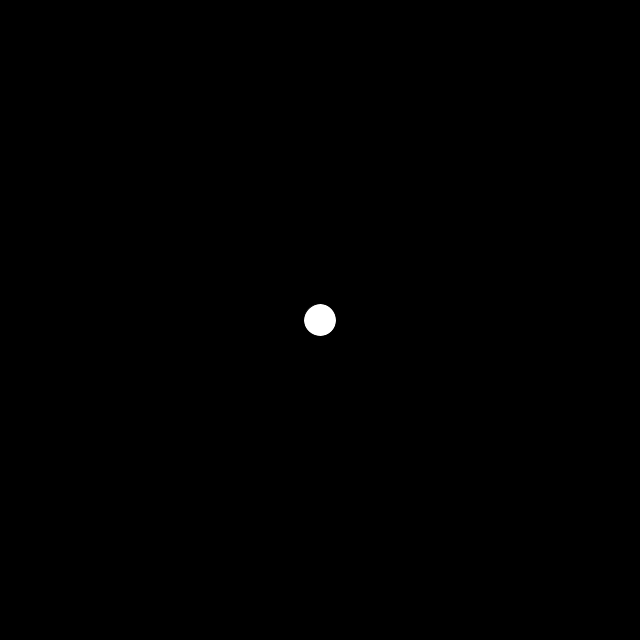
Frame 1 (no input)
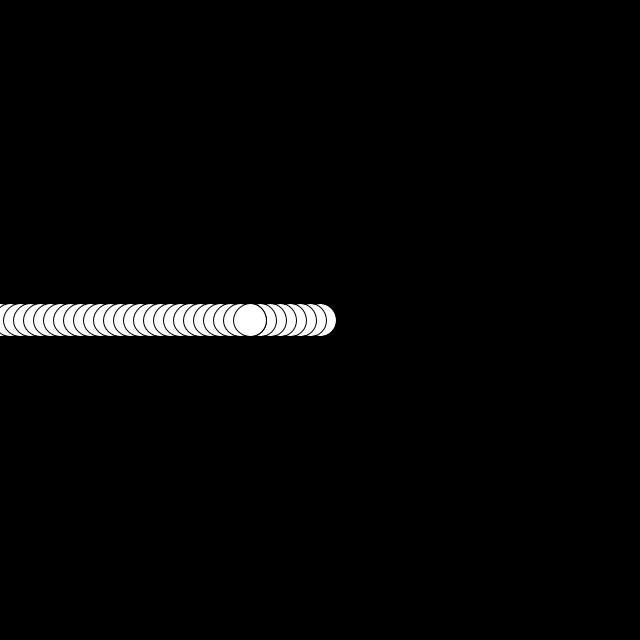
Frame 60 (the mouse pressed at the canvas centre just before this capture)
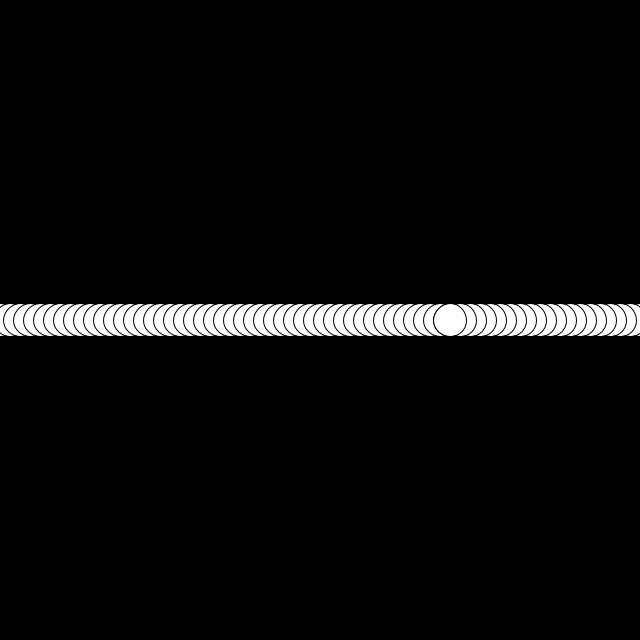
Frame 120 (the mouse held since frame 60 and released just before this capture)

The Processing sketch that drew these frames (run headless with seeded random() and noise(); from frame 60 on, the mouse is pressed at the canvas centre):

// Processing sketch: particles_01
// ── particles_01.pde
Particle p;
 
void setup() {
  size(640,640);
  background(0);
  p = new Particle(new PVector(320,320));
}
 
void draw() {
  //background(0);
  //noStroke();
  p.draw();
  p.bounce();
}

class Particle {
  float radius;
  float vel;
  PVector pos;
 
  Particle(PVector v) {
    pos = v.copy();
    vel = 10;
    radius = random(50);
  }
 
  void draw() {
    fill(255);
    ellipse(pos.x, pos.y, radius, radius);
    pos.x -= vel;
  }
  
  // Andrew code
  void bounce() {
    if(pos.x > width || pos.x < 0){
      vel = vel * -1;
    }
  }
}



// Andrew code

class Ball {
  color c;
  float vel;
  PVector pos;
}
